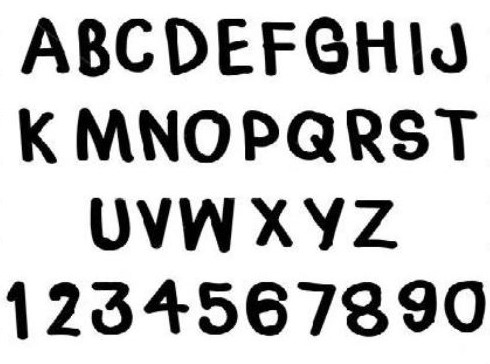
%> input picture template.JPG, 490 x 364 px
$ octave Untitled4.m   (GNU Octave 9; MATLAB toolbox functions it lacks are replaced by stand-ins)
%> lines starting %> are read from the running program, lines starting %| are printed output that depends on the picture; in (x1, y1, x2, y2) boxes, pixels count from 0 and x2, y2 are one past the last pixel; in counts of white or black regions, pixels touching at a corner belong together; the program's own positions count from 1
[FileName,PathName] = uigetfile('*.jpg;*.png;*.gif;*.tif','Select an image');
%> the answer given: template.JPG
i=imread(strcat(PathName,FileName));
%> i is the input picture: size 364x490x3 uint8; min 0, max 255, mean 198.5
i1=rgb2gray(i)
figure(1)
imshow(i1)
t=graythresh(i1)
%> t = 0.522
i2=im2bw(i1,t)
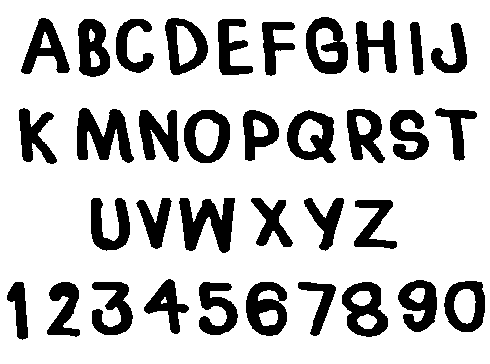
%> i2: size 364x490 logical; 77.8% white; 35 black regions, largest, box (x1, y1, x2, y2) and area: (77, 108, 134, 163) 1818, (179, 198, 235, 253) 1818, (287, 110, 336, 163) 1435
figure(2)
imshow(i2)
i3=medfilt2(i2)
%> i3: size 364x490 logical; 77.8% white; 39 black regions (4 under 20 px), largest, box (x1, y1, x2, y2) and area: (77, 108, 134, 163) 1820, (179, 198, 235, 253) 1817, (287, 110, 336, 163) 1438
figure(3)
imshow(i3)
SE=strel('rectangle',[3,3])
i4=imdilate(i3,SE)
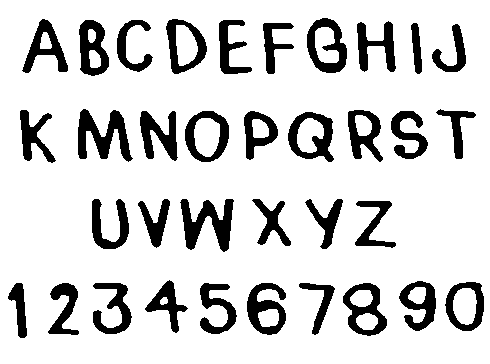
%> i4: size 364x490 logical; 83.2% white; 35 black regions, largest, box (x1, y1, x2, y2) and area: (180, 199, 234, 252) 1445, (78, 109, 133, 162) 1428, (307, 18, 347, 73) 1083
figure(4)
imshow(i4)
i5=imerode(i3,SE)
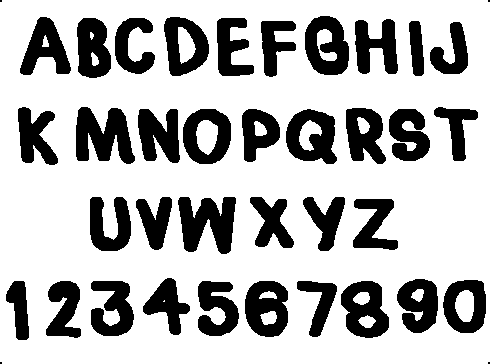
%> i5: size 364x490 logical; 72.2% white; 39 black regions (4 under 20 px), largest, box (x1, y1, x2, y2) and area: (76, 107, 135, 164) 2220, (178, 197, 236, 254) 2196, (286, 109, 337, 164) 1794
figure(5)
imshow(i5)
i6=imsubtract(i4,i5)
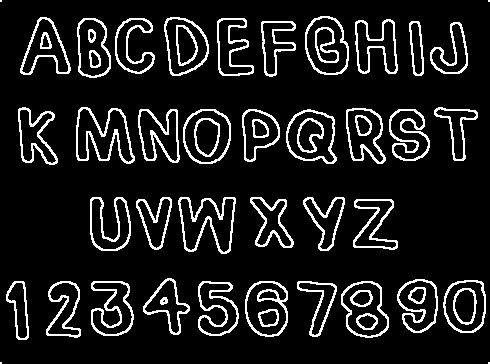
%> i6: size 364x490 double; values 0 (black) and 1 (white), 11% white in thin lines or dots
figure(6)
imshow(i6)
i7=imclearborder(i6)
%> i7: size 364x490 double; values 0 (black) and 1 (white), 10.9% white in thin lines or dots, all inside (x1, y1, x2, y2) = (6, 16, 486, 340)
figure(7)
imshow(i7)
i8=imfill(i7,'holes')
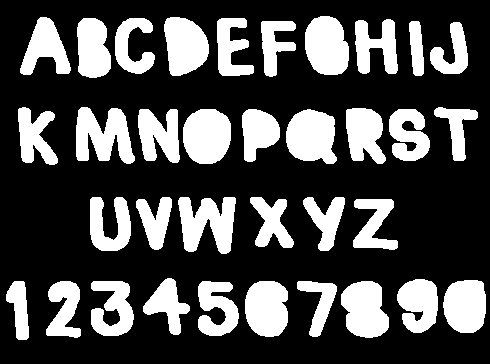
%> i8: size 364x490 double; values 0 (black) and 1 (white), 29.7% white; 35 white regions, largest, box (x1, y1, x2, y2) and area: (76, 107, 135, 164) 2220, (178, 197, 236, 254) 2196, (286, 109, 337, 164) 2189
figure(8)
imshow(i8)
i9=bwareaopen(i8,50,8)
figure(9)
imshow(i9)
i10=bwmorph(i9,'thin')
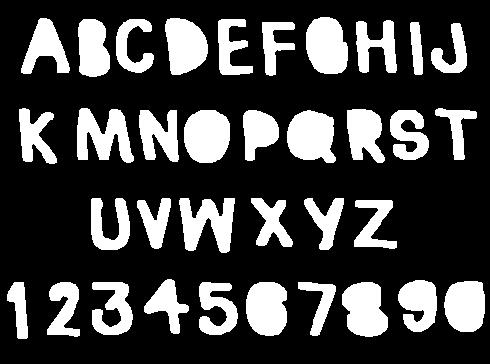
%> i10: size 364x490 logical; 25.9% white; 35 white regions
figure(10)
imshow(i10)
st = regionprops(i10, 'BoundingBox')
%> st = 35 regions; largest, box (x1, y1, x2, y2): (77, 108, 134, 163), (179, 198, 235, 253), (21, 18, 70, 74), (287, 110, 336, 163), (342, 282, 388, 337)
figure(11)
imshow(i10)
for k = 1 : length(st)
BB = st(k).BoundingBox
rectangle('Position', [BB(1),BB(2),BB(3),BB(4)],'EdgeColor','g','LineWidth',2 )
end
%> this loop made 35 passes
%> BB on passes 1 to 12: [7.5 282.5 21 57], [19.5 108.5 38 56], [21.5 18.5 49 56], [47.5 282.5 33 55], [77.5 108.5 57 55], [78.5 19.5 32 58], [91.5 198.5 39 52], [92.5 282.5 41 53], [116.5 19.5 38 54], [137.5 198.5 34 51], [139.5 110.5 40 52], [144.5 279.5 45 55]
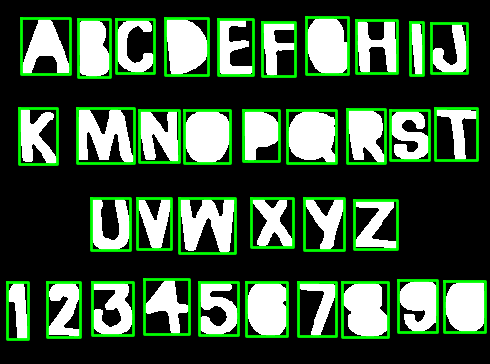
%> figure redrawn from the program's plot data
A1 = imread('P:\VIT\MINE\SEMESTER 3\Image Processing\J Component\template.JPG');
B1 = i10
A = A1(:,:,1);
B = B1(:,:,1);
figure,imagesc(B1);title('Target Image');colormap(gray);axis image
grayA = rgb2gray(A1);
Res = A;
Res(:,:,1)=grayA;
Res(:,:,2)=grayA;
Res(:,:,3)=grayA;
figure,imagesc(Res);
winopen('carnum.txt')
